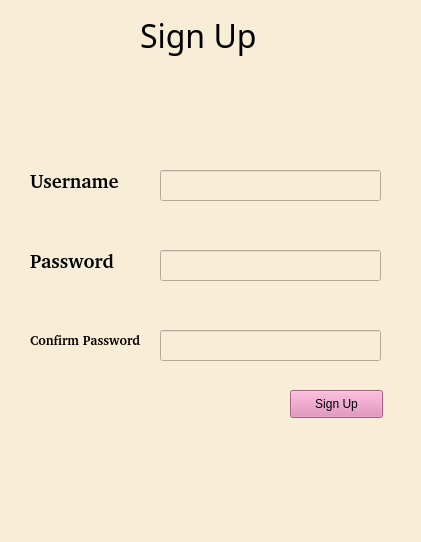
<?xml version="1.0" encoding="UTF-8"?>
<ui version="4.0">
 <class>SignUp</class>
 <widget class="QMainWindow" name="SignUp">
  <property name="geometry">
   <rect>
    <x>0</x>
    <y>0</y>
    <width>421</width>
    <height>542</height>
   </rect>
  </property>
  <property name="windowTitle">
   <string>Sign Up</string>
  </property>
  <property name="styleSheet">
   <string notr="true">background-color: rgb(248, 237, 215);</string>
  </property>
  <widget class="QWidget" name="centralwidget">
   <widget class="QLabel" name="labelsignup">
    <property name="geometry">
     <rect>
      <x>140</x>
      <y>-40</y>
      <width>211</width>
      <height>151</height>
     </rect>
    </property>
    <property name="font">
     <font>
      <family>Gagalin</family>
      <pointsize>24</pointsize>
     </font>
    </property>
    <property name="layoutDirection">
     <enum>Qt::LeftToRight</enum>
    </property>
    <property name="text">
     <string>Sign Up</string>
    </property>
   </widget>
   <widget class="QLabel" name="labelun">
    <property name="geometry">
     <rect>
      <x>30</x>
      <y>160</y>
      <width>121</width>
      <height>41</height>
     </rect>
    </property>
    <property name="font">
     <font>
      <family>Champagne &amp; Limousines</family>
      <pointsize>14</pointsize>
      <weight>75</weight>
      <bold>true</bold>
     </font>
    </property>
    <property name="text">
     <string>Username</string>
    </property>
   </widget>
   <widget class="QLineEdit" name="unsignup">
    <property name="geometry">
     <rect>
      <x>160</x>
      <y>170</y>
      <width>221</width>
      <height>31</height>
     </rect>
    </property>
   </widget>
   <widget class="QLabel" name="labelpw">
    <property name="geometry">
     <rect>
      <x>30</x>
      <y>240</y>
      <width>121</width>
      <height>41</height>
     </rect>
    </property>
    <property name="font">
     <font>
      <family>Champagne &amp; Limousines</family>
      <pointsize>14</pointsize>
      <weight>75</weight>
      <bold>true</bold>
     </font>
    </property>
    <property name="text">
     <string>Password</string>
    </property>
   </widget>
   <widget class="QLineEdit" name="pwsignup">
    <property name="geometry">
     <rect>
      <x>160</x>
      <y>250</y>
      <width>221</width>
      <height>31</height>
     </rect>
    </property>
   </widget>
   <widget class="QPushButton" name="signupbutton">
    <property name="geometry">
     <rect>
      <x>290</x>
      <y>390</y>
      <width>93</width>
      <height>28</height>
     </rect>
    </property>
    <property name="styleSheet">
     <string notr="true">background-color: rgb(226, 131, 180);
</string>
    </property>
    <property name="text">
     <string>Sign Up</string>
    </property>
   </widget>
   <widget class="QLabel" name="labelcpw">
    <property name="geometry">
     <rect>
      <x>30</x>
      <y>330</y>
      <width>121</width>
      <height>21</height>
     </rect>
    </property>
    <property name="font">
     <font>
      <family>Champagne &amp; Limousines</family>
      <pointsize>10</pointsize>
      <weight>75</weight>
      <bold>true</bold>
     </font>
    </property>
    <property name="text">
     <string>Confirm Password</string>
    </property>
   </widget>
   <widget class="QLineEdit" name="cpwsignup">
    <property name="geometry">
     <rect>
      <x>160</x>
      <y>330</y>
      <width>221</width>
      <height>31</height>
     </rect>
    </property>
   </widget>
  </widget>
  <widget class="QStatusBar" name="statusbar"/>
 </widget>
 <resources/>
 <connections/>
</ui>
